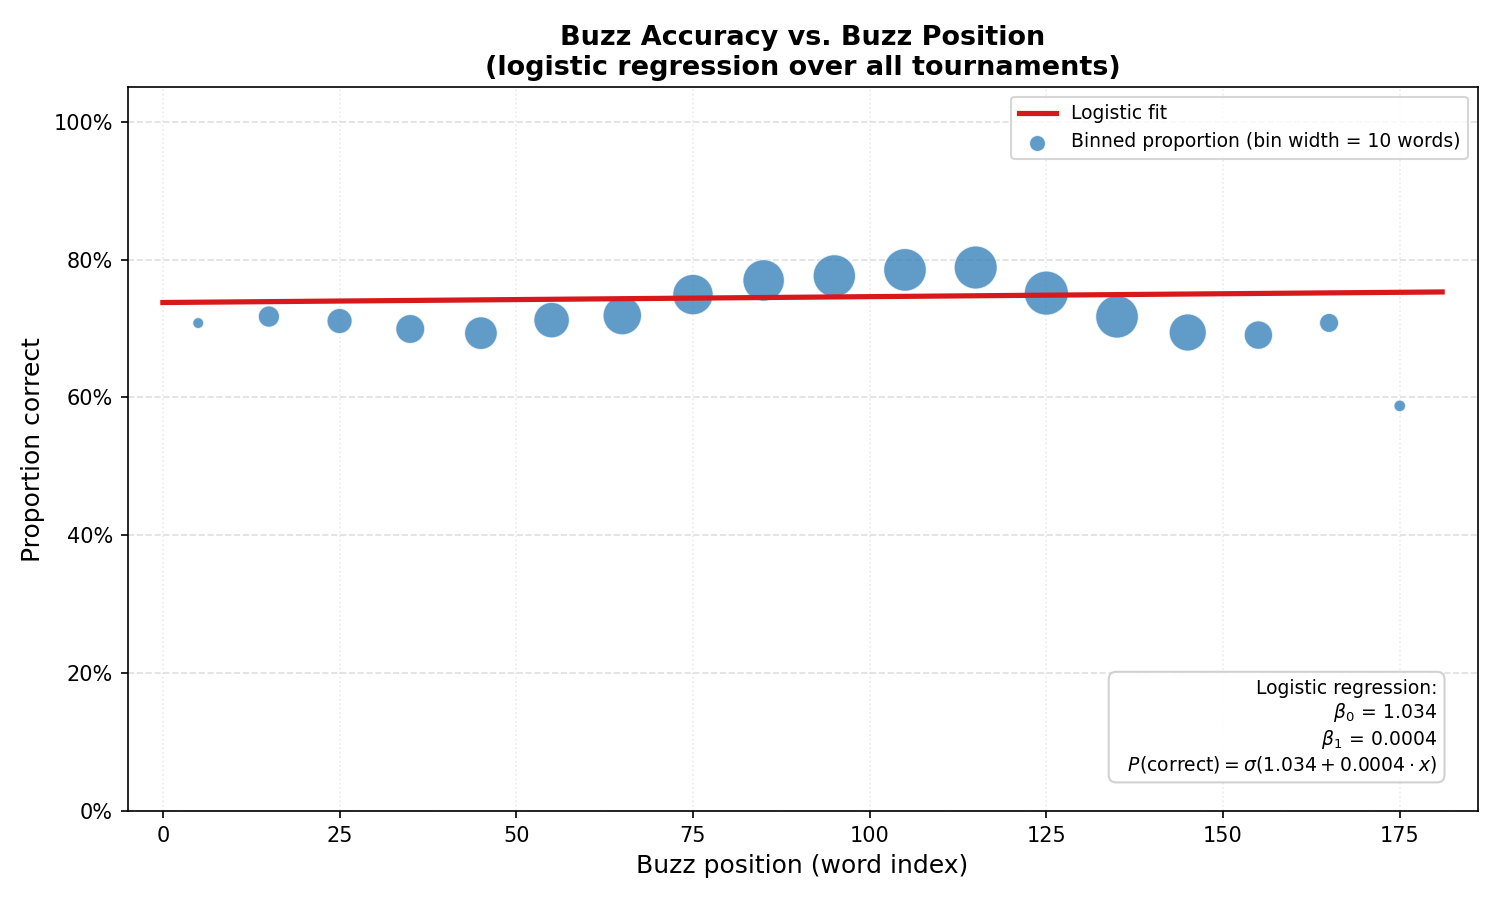

This chart was generated by the following Python code:
import os
import glob
import argparse
import numpy as np
import pandas as pd
import matplotlib.pyplot as plt
import matplotlib.ticker as mticker
from scipy.special import expit
from sklearn.linear_model import LogisticRegression

# ---------------------------------------------------------------------------
# CLI
# ---------------------------------------------------------------------------
parser = argparse.ArgumentParser(description="Fit logistic regression to buzz accuracy vs. buzz position.")
parser.add_argument("--bin-width", type=int, default=10,
                    help="Number of words per bin (default: 10)")
parser.add_argument("--stats-dir", type=str,
                    default=os.path.join(os.path.dirname(__file__), "../detailed-stats"),
                    help="Root directory containing tournament subdirectories")
args = parser.parse_args()

# ---------------------------------------------------------------------------
# Load data
# ---------------------------------------------------------------------------
stats_dir = os.path.abspath(args.stats_dir)
buzz_files = glob.glob(os.path.join(stats_dir, "**", "*buzzes.csv"), recursive=True)

if not buzz_files:
    raise FileNotFoundError(f"No buzzes.csv files found under {stats_dir}")

print(f"Found {len(buzz_files)} buzz file(s) across tournaments.")

dfs = []
for path in buzz_files:
    df = pd.read_csv(path)
    df.columns = df.columns.str.strip().str.lower()
    dfs.append(df[["buzz_position", "value"]])

data = pd.concat(dfs, ignore_index=True)
data = data.dropna(subset=["buzz_position", "value"])

# correct = 1 for 10/15 power, 0 for neg/no-value
data["correct"] = data["value"].isin([10, 15]).astype(int)
# Drop any rows with unexpected values (dead buzzes, etc.)
data = data[data["value"].isin([10, 15, 0, -5])]

print(f"Total buzz observations: {len(data):,}")

# ---------------------------------------------------------------------------
# Logistic regression
# ---------------------------------------------------------------------------
X = data["buzz_position"].values.reshape(-1, 1)
y = data["correct"].values

model = LogisticRegression(max_iter=1000)
model.fit(X, y)

beta0 = model.intercept_[0]
beta1 = model.coef_[0][0]

print(f"Logistic regression: β₀ = {beta0:.4f}, β₁ = {beta1:.4f}")

# ---------------------------------------------------------------------------
# Binned proportions
# ---------------------------------------------------------------------------
bin_width = args.bin_width
pos_min = int(data["buzz_position"].min())
pos_max = int(data["buzz_position"].max())

bin_edges = np.arange(pos_min, pos_max + bin_width + 1, bin_width)
bin_centers = (bin_edges[:-1] + bin_edges[1:]) / 2

data["bin"] = pd.cut(data["buzz_position"], bins=bin_edges, labels=bin_centers, right=False)
data["bin"] = data["bin"].astype(float)

binned = (
    data.groupby("bin", observed=True)["correct"]
    .agg(proportion="mean", count="count")
    .reset_index()
)
# Drop bins with very few observations (< 5) to avoid noisy points
binned = binned[binned["count"] >= 5]

# ---------------------------------------------------------------------------
# Plot
# ---------------------------------------------------------------------------
x_smooth = np.linspace(pos_min, pos_max, 500)
y_smooth = expit(beta0 + beta1 * x_smooth)

fig, ax = plt.subplots(figsize=(10, 6))

# Scatter: size proportional to number of buzzes in bin
sizes = np.sqrt(binned["count"]) * 3
sc = ax.scatter(
    binned["bin"], binned["proportion"],
    s=sizes, color="#2c7bb6", alpha=0.75,
    edgecolors="white", linewidths=0.6,
    zorder=3, label="Observed proportion (bin)"
)

# Logistic curve
ax.plot(x_smooth, y_smooth, color="#d7191c", linewidth=2.5,
        label="Logistic regression fit", zorder=4)

# Annotation with fit parameters
sign = "+" if beta1 >= 0 else "−"
param_text = (
    f"Logistic regression:\n"
    f"  $\\beta_0$ = {beta0:.3f}\n"
    f"  $\\beta_1$ = {beta1:.4f}\n"
    f"  $P(\\mathrm{{correct}}) = \\sigma({beta0:.3f} {sign} {abs(beta1):.4f} \\cdot x)$"
)
ax.text(0.97, 0.05, param_text, transform=ax.transAxes,
        fontsize=9, verticalalignment="bottom", horizontalalignment="right",
        bbox=dict(boxstyle="round,pad=0.4", facecolor="white", edgecolor="#cccccc", alpha=0.9))

# Axes and labels
ax.set_xlabel("Buzz position (word index)", fontsize=12)
ax.set_ylabel("Proportion correct", fontsize=12)
ax.set_title("Buzz Accuracy vs. Buzz Position\n(logistic regression over all tournaments)",
             fontsize=13, fontweight="bold")
ax.yaxis.set_major_formatter(mticker.PercentFormatter(xmax=1, decimals=0))
ax.set_ylim(0, 1.05)
ax.set_xlim(pos_min - 5, pos_max + 5)
ax.grid(axis="y", linestyle="--", alpha=0.4)
ax.grid(axis="x", linestyle=":", alpha=0.25)

# Legend (combine scatter + line)
from matplotlib.lines import Line2D
legend_elements = [
    Line2D([0], [0], color="#d7191c", linewidth=2.5, label="Logistic fit"),
    ax.scatter([], [], s=60, color="#2c7bb6", alpha=0.75, edgecolors="white",
               linewidths=0.6, label=f"Binned proportion (bin width = {bin_width} words)")
]
ax.legend(handles=legend_elements, fontsize=9, loc="upper right")

plt.tight_layout()
out_path = os.path.join(os.path.dirname(__file__), "buzz_logistic.png")
plt.savefig(out_path, dpi=150)
print(f"Plot saved to {out_path}")
plt.show()
